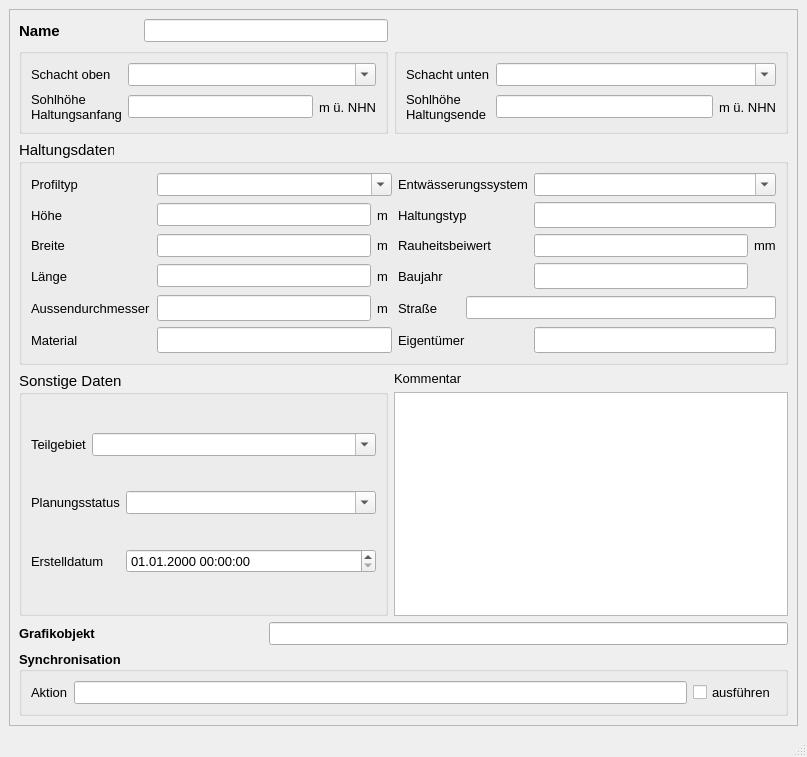
<?xml version="1.0" encoding="UTF-8"?>
<ui version="4.0">
 <class>MainWindow</class>
 <widget class="QMainWindow" name="MainWindow">
  <property name="enabled">
   <bool>true</bool>
  </property>
  <property name="geometry">
   <rect>
    <x>0</x>
    <y>0</y>
    <width>807</width>
    <height>757</height>
   </rect>
  </property>
  <property name="sizePolicy">
   <sizepolicy hsizetype="Preferred" vsizetype="Preferred">
    <horstretch>0</horstretch>
    <verstretch>0</verstretch>
   </sizepolicy>
  </property>
  <property name="minimumSize">
   <size>
    <width>680</width>
    <height>650</height>
   </size>
  </property>
  <property name="maximumSize">
   <size>
    <width>16777215</width>
    <height>16777215</height>
   </size>
  </property>
  <property name="baseSize">
   <size>
    <width>0</width>
    <height>0</height>
   </size>
  </property>
  <property name="font">
   <font>
    <family>Tahoma</family>
    <pointsize>10</pointsize>
   </font>
  </property>
  <property name="windowTitle">
   <string>Q-Regler</string>
  </property>
  <widget class="QWidget" name="centralwidget">
   <layout class="QGridLayout" name="gridLayout">
    <item row="0" column="0">
     <widget class="QScrollArea" name="scrollArea">
      <property name="widgetResizable">
       <bool>true</bool>
      </property>
      <widget class="QWidget" name="scrollAreaWidgetContents">
       <property name="geometry">
        <rect>
         <x>0</x>
         <y>0</y>
         <width>783</width>
         <height>680</height>
        </rect>
       </property>
       <layout class="QGridLayout" name="gridLayout_2">
        <item row="0" column="0">
         <widget class="QLabel" name="label">
          <property name="font">
           <font>
            <family>Tahoma</family>
            <pointsize>11</pointsize>
            <weight>75</weight>
            <bold>true</bold>
           </font>
          </property>
          <property name="text">
           <string>Name</string>
          </property>
         </widget>
        </item>
        <item row="0" column="1" colspan="2">
         <widget class="QLineEdit" name="haltnam">
          <property name="font">
           <font>
            <family>Tahoma</family>
            <pointsize>10</pointsize>
           </font>
          </property>
          <property name="toolTip">
           <string>&lt;html&gt;&lt;head/&gt;&lt;body&gt;&lt;p&gt;Eindeutige Bezeichnung&lt;/p&gt;&lt;/body&gt;&lt;/html&gt;</string>
          </property>
          <property name="statusTip">
           <string>Eindeutige Bezeichnung</string>
          </property>
         </widget>
        </item>
        <item row="1" column="0" colspan="3">
         <widget class="QGroupBox" name="groupBox">
          <property name="font">
           <font>
            <family>Tahoma</family>
            <pointsize>11</pointsize>
           </font>
          </property>
          <property name="title">
           <string/>
          </property>
          <layout class="QGridLayout" name="gridLayout_3">
           <item row="0" column="0">
            <widget class="QLabel" name="label_3">
             <property name="font">
              <font>
               <family>Tahoma</family>
               <pointsize>10</pointsize>
              </font>
             </property>
             <property name="text">
              <string>Schacht oben</string>
             </property>
            </widget>
           </item>
           <item row="0" column="1" colspan="2">
            <widget class="QComboBox" name="schoben">
             <property name="font">
              <font>
               <family>Tahoma</family>
               <pointsize>10</pointsize>
              </font>
             </property>
             <property name="toolTip">
              <string>&lt;html&gt;&lt;head/&gt;&lt;body&gt;&lt;p&gt;&lt;span style=&quot; font-family:'Calibri','sans-serif';&quot;&gt;Name des oberen Schachts&lt;/span&gt;&lt;/p&gt;&lt;/body&gt;&lt;/html&gt;</string>
             </property>
             <property name="statusTip">
              <string>Name des oberen Schachts</string>
             </property>
             <property name="editable">
              <bool>true</bool>
             </property>
            </widget>
           </item>
           <item row="1" column="0">
            <widget class="QLabel" name="label_5">
             <property name="font">
              <font>
               <family>Tahoma</family>
               <pointsize>10</pointsize>
              </font>
             </property>
             <property name="text">
              <string>Sohlhöhe
Haltungsanfang</string>
             </property>
            </widget>
           </item>
           <item row="1" column="1">
            <widget class="QLineEdit" name="sohleoben">
             <property name="font">
              <font>
               <family>Tahoma</family>
               <pointsize>10</pointsize>
              </font>
             </property>
             <property name="toolTip">
              <string/>
             </property>
             <property name="statusTip">
              <string/>
             </property>
            </widget>
           </item>
           <item row="1" column="2">
            <widget class="QLabel" name="label_14">
             <property name="font">
              <font>
               <family>Tahoma</family>
               <pointsize>10</pointsize>
              </font>
             </property>
             <property name="text">
              <string>m ü. NHN</string>
             </property>
            </widget>
           </item>
          </layout>
         </widget>
        </item>
        <item row="1" column="3">
         <widget class="QGroupBox" name="groupBox_3">
          <property name="font">
           <font>
            <family>Tahoma</family>
            <pointsize>11</pointsize>
           </font>
          </property>
          <property name="title">
           <string/>
          </property>
          <layout class="QGridLayout" name="gridLayout_4">
           <item row="0" column="0">
            <widget class="QLabel" name="label_9">
             <property name="font">
              <font>
               <family>Tahoma</family>
               <pointsize>10</pointsize>
              </font>
             </property>
             <property name="text">
              <string>Schacht unten</string>
             </property>
            </widget>
           </item>
           <item row="0" column="1" colspan="2">
            <widget class="QComboBox" name="schunten">
             <property name="font">
              <font>
               <family>Tahoma</family>
               <pointsize>10</pointsize>
              </font>
             </property>
             <property name="toolTip">
              <string>&lt;html&gt;&lt;head/&gt;&lt;body&gt;&lt;p&gt;&lt;span style=&quot; font-family:'Calibri','sans-serif';&quot;&gt;Name des unteren Schachts&lt;/span&gt;&lt;/p&gt;&lt;/body&gt;&lt;/html&gt;</string>
             </property>
             <property name="statusTip">
              <string>Name des unteren Schachts</string>
             </property>
             <property name="editable">
              <bool>true</bool>
             </property>
            </widget>
           </item>
           <item row="1" column="0">
            <widget class="QLabel" name="label_8">
             <property name="font">
              <font>
               <family>Tahoma</family>
               <pointsize>10</pointsize>
              </font>
             </property>
             <property name="text">
              <string>Sohlhöhe
Haltungsende</string>
             </property>
            </widget>
           </item>
           <item row="1" column="1">
            <widget class="QLineEdit" name="sohleunten">
             <property name="font">
              <font>
               <family>Tahoma</family>
               <pointsize>10</pointsize>
              </font>
             </property>
             <property name="toolTip">
              <string/>
             </property>
             <property name="statusTip">
              <string/>
             </property>
            </widget>
           </item>
           <item row="1" column="2">
            <widget class="QLabel" name="label_15">
             <property name="font">
              <font>
               <family>Tahoma</family>
               <pointsize>10</pointsize>
              </font>
             </property>
             <property name="text">
              <string>m ü. NHN</string>
             </property>
            </widget>
           </item>
          </layout>
         </widget>
        </item>
        <item row="2" column="0" colspan="4">
         <widget class="QGroupBox" name="groupBox_2">
          <property name="font">
           <font>
            <family>Tahoma</family>
            <pointsize>11</pointsize>
           </font>
          </property>
          <property name="title">
           <string>Haltungsdaten</string>
          </property>
          <layout class="QGridLayout" name="gridLayout_5">
           <item row="0" column="0">
            <widget class="QLabel" name="label_54">
             <property name="font">
              <font>
               <family>Tahoma</family>
               <pointsize>10</pointsize>
              </font>
             </property>
             <property name="text">
              <string>Profiltyp</string>
             </property>
            </widget>
           </item>
           <item row="0" column="1" colspan="2">
            <widget class="QComboBox" name="profilnam">
             <property name="font">
              <font>
               <family>Tahoma</family>
               <pointsize>10</pointsize>
              </font>
             </property>
             <property name="toolTip">
              <string/>
             </property>
             <property name="statusTip">
              <string/>
             </property>
             <property name="editable">
              <bool>true</bool>
             </property>
            </widget>
           </item>
           <item row="0" column="3" colspan="2">
            <widget class="QLabel" name="label_51">
             <property name="font">
              <font>
               <family>Tahoma</family>
               <pointsize>10</pointsize>
              </font>
             </property>
             <property name="text">
              <string>Entwässerungssystem</string>
             </property>
            </widget>
           </item>
           <item row="0" column="5" colspan="2">
            <widget class="QComboBox" name="entwart">
             <property name="font">
              <font>
               <family>Tahoma</family>
               <pointsize>10</pointsize>
              </font>
             </property>
             <property name="toolTip">
              <string>&lt;html&gt;&lt;head/&gt;&lt;body&gt;&lt;p&gt;vorh. Entwässerungssystem (z.B. Mischwasser, Regenwasser etc.)&lt;/p&gt;&lt;/body&gt;&lt;/html&gt;</string>
             </property>
             <property name="statusTip">
              <string>vorh. Entwässerungssystem (z.B. Mischwasser, Regenwasser etc.)</string>
             </property>
             <property name="editable">
              <bool>true</bool>
             </property>
            </widget>
           </item>
           <item row="1" column="0">
            <widget class="QLabel" name="label_6">
             <property name="font">
              <font>
               <family>Tahoma</family>
               <pointsize>10</pointsize>
              </font>
             </property>
             <property name="text">
              <string>Höhe</string>
             </property>
            </widget>
           </item>
           <item row="1" column="1">
            <widget class="QLineEdit" name="hoehe">
             <property name="font">
              <font>
               <family>Tahoma</family>
               <pointsize>10</pointsize>
              </font>
             </property>
             <property name="toolTip">
              <string/>
             </property>
             <property name="statusTip">
              <string/>
             </property>
            </widget>
           </item>
           <item row="1" column="2">
            <widget class="QLabel" name="label_16">
             <property name="font">
              <font>
               <family>Tahoma</family>
               <pointsize>10</pointsize>
              </font>
             </property>
             <property name="text">
              <string>m </string>
             </property>
            </widget>
           </item>
           <item row="1" column="3" colspan="2">
            <widget class="QLabel" name="label_13">
             <property name="font">
              <font>
               <family>Tahoma</family>
               <pointsize>10</pointsize>
              </font>
             </property>
             <property name="text">
              <string>Haltungstyp</string>
             </property>
            </widget>
           </item>
           <item row="1" column="5" colspan="2">
            <widget class="QLineEdit" name="haltungstyp"/>
           </item>
           <item row="2" column="0">
            <widget class="QLabel" name="label_7">
             <property name="font">
              <font>
               <family>Tahoma</family>
               <pointsize>10</pointsize>
              </font>
             </property>
             <property name="text">
              <string>Breite</string>
             </property>
            </widget>
           </item>
           <item row="2" column="1">
            <widget class="QLineEdit" name="breite">
             <property name="font">
              <font>
               <family>Tahoma</family>
               <pointsize>10</pointsize>
              </font>
             </property>
             <property name="toolTip">
              <string/>
             </property>
             <property name="statusTip">
              <string/>
             </property>
            </widget>
           </item>
           <item row="2" column="2">
            <widget class="QLabel" name="label_20">
             <property name="font">
              <font>
               <family>Tahoma</family>
               <pointsize>10</pointsize>
              </font>
             </property>
             <property name="text">
              <string>m </string>
             </property>
            </widget>
           </item>
           <item row="2" column="3" colspan="2">
            <widget class="QLabel" name="label_62">
             <property name="font">
              <font>
               <family>Tahoma</family>
               <pointsize>10</pointsize>
              </font>
             </property>
             <property name="text">
              <string>Rauheitsbeiwert</string>
             </property>
            </widget>
           </item>
           <item row="2" column="5">
            <widget class="QLineEdit" name="ks">
             <property name="font">
              <font>
               <family>Tahoma</family>
               <pointsize>10</pointsize>
              </font>
             </property>
             <property name="toolTip">
              <string>&lt;html&gt;&lt;head/&gt;&lt;body&gt;&lt;p&gt;Absolute Rauheit gemäß Prandtl-Colebrook&lt;/p&gt;&lt;/body&gt;&lt;/html&gt;</string>
             </property>
             <property name="statusTip">
              <string>Absolute Rauheit gemäß Prandtl-Colebrook</string>
             </property>
            </widget>
           </item>
           <item row="2" column="6">
            <widget class="QLabel" name="label_72">
             <property name="font">
              <font>
               <family>Tahoma</family>
               <pointsize>10</pointsize>
              </font>
             </property>
             <property name="text">
              <string>mm</string>
             </property>
            </widget>
           </item>
           <item row="3" column="0">
            <widget class="QLabel" name="label_17">
             <property name="font">
              <font>
               <family>Tahoma</family>
               <pointsize>10</pointsize>
              </font>
             </property>
             <property name="text">
              <string>Länge</string>
             </property>
            </widget>
           </item>
           <item row="3" column="1">
            <widget class="QLineEdit" name="laenge">
             <property name="font">
              <font>
               <family>Tahoma</family>
               <pointsize>10</pointsize>
              </font>
             </property>
             <property name="toolTip">
              <string/>
             </property>
             <property name="statusTip">
              <string/>
             </property>
            </widget>
           </item>
           <item row="3" column="2">
            <widget class="QLabel" name="label_21">
             <property name="font">
              <font>
               <family>Tahoma</family>
               <pointsize>10</pointsize>
              </font>
             </property>
             <property name="text">
              <string>m </string>
             </property>
            </widget>
           </item>
           <item row="3" column="3" colspan="2">
            <widget class="QLabel" name="label_18">
             <property name="font">
              <font>
               <family>Tahoma</family>
               <pointsize>10</pointsize>
              </font>
             </property>
             <property name="text">
              <string>Baujahr</string>
             </property>
            </widget>
           </item>
           <item row="3" column="5">
            <widget class="QLineEdit" name="baujahr">
             <property name="toolTip">
              <string/>
             </property>
             <property name="statusTip">
              <string/>
             </property>
            </widget>
           </item>
           <item row="4" column="0">
            <widget class="QLabel" name="label_12">
             <property name="font">
              <font>
               <family>Tahoma</family>
               <pointsize>10</pointsize>
              </font>
             </property>
             <property name="text">
              <string>Aussendurchmesser</string>
             </property>
            </widget>
           </item>
           <item row="4" column="1">
            <widget class="QLineEdit" name="aussendurchmesser">
             <property name="toolTip">
              <string/>
             </property>
             <property name="statusTip">
              <string/>
             </property>
            </widget>
           </item>
           <item row="4" column="2">
            <widget class="QLabel" name="label_27">
             <property name="font">
              <font>
               <family>Tahoma</family>
               <pointsize>10</pointsize>
              </font>
             </property>
             <property name="text">
              <string>m</string>
             </property>
            </widget>
           </item>
           <item row="4" column="3">
            <widget class="QLabel" name="label_2">
             <property name="font">
              <font>
               <family>Tahoma</family>
               <pointsize>10</pointsize>
              </font>
             </property>
             <property name="text">
              <string>Straße</string>
             </property>
            </widget>
           </item>
           <item row="4" column="4" colspan="3">
            <widget class="QLineEdit" name="strasse">
             <property name="font">
              <font>
               <family>Tahoma</family>
               <pointsize>10</pointsize>
              </font>
             </property>
             <property name="toolTip">
              <string/>
             </property>
             <property name="statusTip">
              <string/>
             </property>
            </widget>
           </item>
           <item row="5" column="0">
            <widget class="QLabel" name="label_23">
             <property name="font">
              <font>
               <family>Tahoma</family>
               <pointsize>10</pointsize>
              </font>
             </property>
             <property name="text">
              <string>Material</string>
             </property>
            </widget>
           </item>
           <item row="5" column="1" colspan="2">
            <widget class="QLineEdit" name="material">
             <property name="toolTip">
              <string/>
             </property>
             <property name="statusTip">
              <string/>
             </property>
            </widget>
           </item>
           <item row="5" column="3" colspan="2">
            <widget class="QLabel" name="label_19">
             <property name="font">
              <font>
               <family>Tahoma</family>
               <pointsize>10</pointsize>
              </font>
             </property>
             <property name="text">
              <string>Eigentümer</string>
             </property>
            </widget>
           </item>
           <item row="5" column="5" colspan="2">
            <widget class="QLineEdit" name="eigentum">
             <property name="toolTip">
              <string/>
             </property>
             <property name="statusTip">
              <string/>
             </property>
            </widget>
           </item>
          </layout>
         </widget>
        </item>
        <item row="3" column="0" rowspan="2" colspan="3">
         <widget class="QGroupBox" name="groupBox_4">
          <property name="font">
           <font>
            <family>Tahoma</family>
            <pointsize>11</pointsize>
           </font>
          </property>
          <property name="title">
           <string>Sonstige Daten</string>
          </property>
          <layout class="QGridLayout" name="gridLayout_6">
           <item row="0" column="0">
            <widget class="QLabel" name="label_11">
             <property name="font">
              <font>
               <family>Tahoma</family>
               <pointsize>10</pointsize>
              </font>
             </property>
             <property name="text">
              <string>Teilgebiet</string>
             </property>
             <property name="buddy">
              <cstring>simstatus</cstring>
             </property>
            </widget>
           </item>
           <item row="0" column="1" colspan="2">
            <widget class="QComboBox" name="teilgebiet">
             <property name="font">
              <font>
               <family>Tahoma</family>
               <pointsize>10</pointsize>
              </font>
             </property>
             <property name="toolTip">
              <string>&lt;html&gt;&lt;head/&gt;&lt;body&gt;&lt;p&gt;Zuordnung zu definiertem Teilgebiet&lt;/p&gt;&lt;/body&gt;&lt;/html&gt;</string>
             </property>
             <property name="statusTip">
              <string>Zuordnung zu definiertem Teilgebiet</string>
             </property>
             <property name="editable">
              <bool>true</bool>
             </property>
            </widget>
           </item>
           <item row="1" column="0" colspan="2">
            <widget class="QLabel" name="label_10">
             <property name="font">
              <font>
               <family>Tahoma</family>
               <pointsize>10</pointsize>
              </font>
             </property>
             <property name="text">
              <string>Planungsstatus</string>
             </property>
             <property name="buddy">
              <cstring>simstatus</cstring>
             </property>
            </widget>
           </item>
           <item row="1" column="2">
            <widget class="QComboBox" name="simstatus">
             <property name="font">
              <font>
               <family>Tahoma</family>
               <pointsize>10</pointsize>
              </font>
             </property>
             <property name="toolTip">
              <string>&lt;html&gt;&lt;head/&gt;&lt;body&gt;&lt;p&gt;&lt;span style=&quot; font-family:'Calibri','sans-serif';&quot;&gt;aktueller Status (z.B. vorhanden, in Planung etc.)&lt;/span&gt;&lt;/p&gt;&lt;/body&gt;&lt;/html&gt;</string>
             </property>
             <property name="statusTip">
              <string>aktueller Status (z.B. vorhanden, in Planung etc.)</string>
             </property>
             <property name="editable">
              <bool>true</bool>
             </property>
            </widget>
           </item>
           <item row="2" column="0" colspan="2">
            <widget class="QLabel" name="label_71">
             <property name="font">
              <font>
               <family>Tahoma</family>
               <pointsize>10</pointsize>
              </font>
             </property>
             <property name="text">
              <string>Erstelldatum</string>
             </property>
            </widget>
           </item>
           <item row="2" column="2">
            <widget class="QgsDateTimeEdit" name="createdat">
             <property name="minimumSize">
              <size>
               <width>250</width>
               <height>0</height>
              </size>
             </property>
             <property name="font">
              <font>
               <family>Tahoma</family>
               <pointsize>10</pointsize>
              </font>
             </property>
             <property name="currentSection">
              <enum>QDateTimeEdit::DaySection</enum>
             </property>
             <property name="displayFormat">
              <string>dd.MM.yyyy HH:mm:ss</string>
             </property>
            </widget>
           </item>
          </layout>
         </widget>
        </item>
        <item row="3" column="3">
         <widget class="QLabel" name="label_22">
          <property name="font">
           <font>
            <family>Tahoma</family>
            <pointsize>10</pointsize>
           </font>
          </property>
          <property name="text">
           <string>Kommentar</string>
          </property>
         </widget>
        </item>
        <item row="4" column="3">
         <widget class="QTextEdit" name="kommentar">
          <property name="font">
           <font>
            <family>Tahoma</family>
            <pointsize>10</pointsize>
           </font>
          </property>
          <property name="toolTip">
           <string>&lt;html&gt;&lt;head/&gt;&lt;body&gt;&lt;p&gt;&lt;span style=&quot; font-family:'Calibri','sans-serif';&quot;&gt;Platz für eigene Kommentare.&lt;/span&gt;&lt;/p&gt;&lt;/body&gt;&lt;/html&gt;</string>
          </property>
          <property name="statusTip">
           <string>Platz für zusätzliche Kommentare</string>
          </property>
         </widget>
        </item>
        <item row="5" column="0" colspan="2">
         <widget class="QLabel" name="label_25">
          <property name="font">
           <font>
            <family>Tahoma</family>
            <pointsize>10</pointsize>
            <weight>75</weight>
            <bold>true</bold>
           </font>
          </property>
          <property name="text">
           <string>Grafikobjekt</string>
          </property>
         </widget>
        </item>
        <item row="5" column="2" colspan="2">
         <widget class="QLineEdit" name="objekt">
          <property name="toolTip">
           <string>&lt;html&gt;&lt;head/&gt;&lt;body&gt;&lt;p&gt;Textbeschreibung (WKT) des Grafikobjekts&lt;/p&gt;&lt;/body&gt;&lt;/html&gt;</string>
          </property>
          <property name="statusTip">
           <string>Textbeschreibung des Grafikobjekts</string>
          </property>
         </widget>
        </item>
        <item row="6" column="0" colspan="4">
         <widget class="QGroupBox" name="groupBox_sync">
          <property name="font">
           <font>
            <family>Tahoma</family>
            <pointsize>10</pointsize>
            <weight>75</weight>
            <bold>true</bold>
           </font>
          </property>
          <property name="title">
           <string>Synchronisation</string>
          </property>
          <layout class="QGridLayout" name="gridLayout_7">
           <item row="0" column="0">
            <widget class="QLabel" name="label_24">
             <property name="font">
              <font>
               <family>Tahoma</family>
               <pointsize>10</pointsize>
               <weight>50</weight>
               <bold>false</bold>
              </font>
             </property>
             <property name="text">
              <string>Aktion</string>
             </property>
            </widget>
           </item>
           <item row="0" column="1">
            <widget class="QLineEdit" name="aktion">
             <property name="toolTip">
              <string>&lt;html&gt;&lt;head/&gt;&lt;body&gt;&lt;p&gt;Maßnahme zur Synchronisation&lt;/p&gt;&lt;/body&gt;&lt;/html&gt;</string>
             </property>
             <property name="statusTip">
              <string>Maßnahme zur Synchronisation</string>
             </property>
            </widget>
           </item>
           <item row="0" column="2">
            <widget class="QCheckBox" name="status">
             <property name="font">
              <font>
               <family>Tahoma</family>
               <pointsize>10</pointsize>
               <weight>50</weight>
               <bold>false</bold>
              </font>
             </property>
             <property name="toolTip">
              <string>Synchronisation aktivieren</string>
             </property>
             <property name="statusTip">
              <string>Synchronisation aktivieren</string>
             </property>
             <property name="text">
              <string>ausführen</string>
             </property>
            </widget>
           </item>
          </layout>
         </widget>
        </item>
       </layout>
      </widget>
     </widget>
    </item>
   </layout>
  </widget>
  <widget class="QMenuBar" name="menubar">
   <property name="geometry">
    <rect>
     <x>0</x>
     <y>0</y>
     <width>807</width>
     <height>27</height>
    </rect>
   </property>
  </widget>
  <widget class="QStatusBar" name="statusbar"/>
 </widget>
 <customwidgets>
  <customwidget>
   <class>QgsDateTimeEdit</class>
   <extends>QDateTimeEdit</extends>
   <header>qgsdatetimeedit.h</header>
  </customwidget>
 </customwidgets>
 <tabstops>
  <tabstop>haltnam</tabstop>
 </tabstops>
 <resources/>
 <connections/>
</ui>
